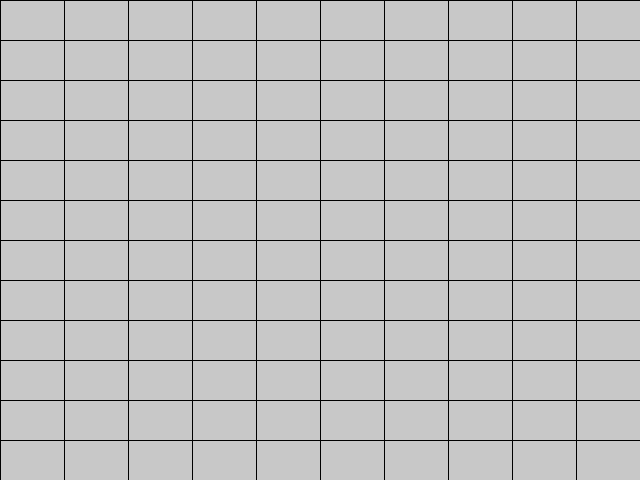
Frame 1 (no input)
Frame 60 (the mouse pressed at the canvas centre just before this capture): identical to frame 1, image omitted
Frame 120 (the mouse held since frame 60 and released just before this capture): identical to frame 1, image omitted

The Processing sketch that drew this single still picture (run headless with seeded random() and noise(); from frame 60 on, the mouse is pressed at the canvas centre):

// Processing sketch: grillaSimple
// ── grillaSimple.pde
int cantAncho, cantAlto;
int ancho, alto;
void setup() {
  size(640, 480);
  cantAncho = 10;
  cantAlto = 12;
  surface.setResizable(true);
}
void draw() {
  background(255);
  ancho = width/cantAncho;
  alto = height/cantAlto;

  for (int i=0; i<cantAncho; i++) {
    for (int j=0; j<cantAlto; j++) {
      boolean sobreCelda = mouseX>i*ancho&&mouseX<i*ancho+ancho && mouseY>j*alto&&mouseY<j*alto+alto;
      if (sobreCelda) {
        fill(0);
      } else {
        fill(200);
      }
      rect(i*ancho, j*alto, ancho, alto);
    }
  }
}
